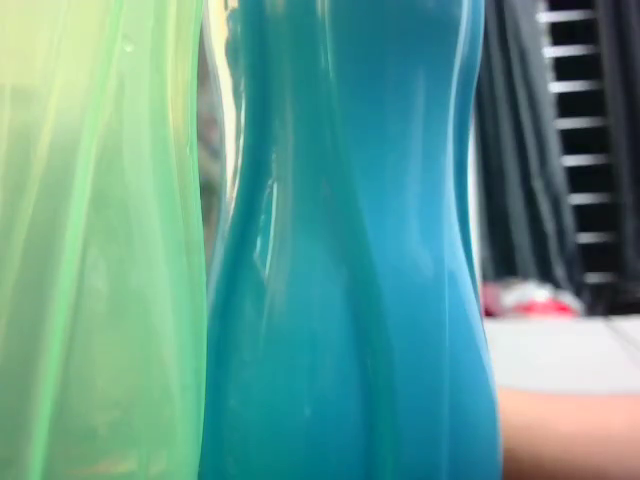
#> input picture frame 30 of videos/30-03-25 02-34-45 PM.mp4, 640 x 480 px, given in place of the camera
$ python sensor_input.py   (older library calls are emulated)
#> lines starting #> are read from the running program, lines starting #| are printed output that depends on the picture
#!/usr/bin/env python3
import cv2
import numpy as np
import pyaudio
import wave
import time
import os
import shutil
import subprocess
import queue
import json

# -----------------------------
# USER CONFIGURATIONS
# -----------------------------
OUTPUT_DIR = "/home/admin/pi/recordings"
MIN_FREE_MB = 100  # If less than this free, delete oldest files
RECORD_DURATION = 10  # seconds

# Audio settings for *detection only* (via pyaudio)
AUDIO_CHUNK = 512
AUDIO_RATE = 48000
AUDIO_CHANNELS = 1
AUDIO_THRESHOLD = 25000  # Peak amplitude threshold for "loud noise"
AUDIO_DEVICE_INDEX = None   # Use Default Audio device index (for detection)

# Motion detection
MOTION_AREA_THRESHOLD = 8000  # Contour area threshold for motion

# Video capture settings (for detection)
FRAME_WIDTH = 640
FRAME_HEIGHT = 480
FPS = 30
FRAME_BUFFER_SIZE = 100

# Which ALSA device to use for ffmpeg (replace with your device if needed)
FFMPEG_ALSA_DEVICE = "plughw:CARD=Webcam,DEV=0"
#Alerts variable
LOW_BRIGHTNESS_THRESHOLD = 50
LOW_CONTRAST_THRESHOLD = 10
HIGH_NOISE_THRESHOLD = 500
BLUR_THRESHOLD = 100

# Motion detection pause flag
motion_paused = False
#JSON
WARNING_LOG_FILE = "/home/admin/pi/log.json"
# -----------------------------
# SHARED FRAME QUEUE FOR ALERT DETECTION
# -----------------------------
frame_queue = queue.Queue(maxsize=FRAME_BUFFER_SIZE)
event_log = []

# -----------------------------
# HELPER FUNCTIONS
# -----------------------------

# [27 lines left out: functions get_free_space_mb, ensure_space, not called in this run]
        # -----------------------------
# FUNCTION: CHECK VIDEO WARNINGS
# -----------------------------
def get_video_warnings():
    cap = cv2.VideoCapture(0, cv2.CAP_V4L2)
    if not cap.isOpened():
        return ["Camera not accessible"]

    ret, frame = cap.read()
#> frame is the input picture: shape (480, 640, 3); mean B, G, R 143.5, 154.5, 95.3
    cap.release()
    if not ret:
        return ["Camera frame not available"]

    warnings = []
    gray = cv2.cvtColor(frame, cv2.COLOR_BGR2GRAY)
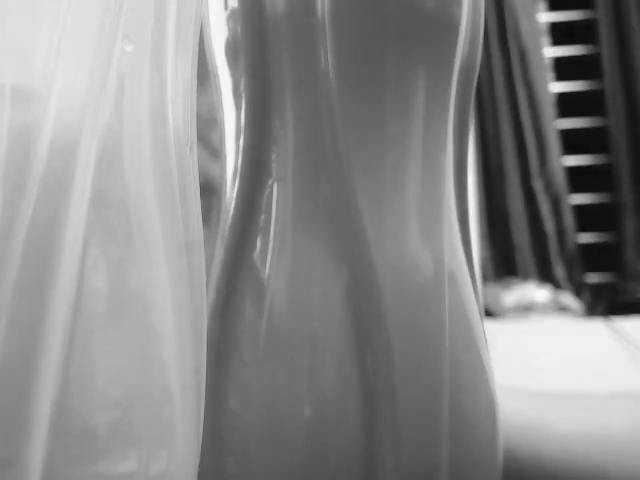
#> gray: shape (480, 640); min 8, max 249, mean 135.5

    brightness = np.mean(gray)
#> brightness = 135.5
    if brightness < LOW_BRIGHTNESS_THRESHOLD:
        warnings.append("Low brightness detected")

    contrast = gray.std()
#> contrast = 55.85
    if contrast < LOW_CONTRAST_THRESHOLD:
        warnings.append("Low contrast detected")

    noise = np.var(gray)
#> noise = 3119.7
    if noise > HIGH_NOISE_THRESHOLD:
        warnings.append("High noise detected")

    if np.all(gray < 10):
        warnings.append("Camera might be obstructed or turned off")

    blur_value = cv2.Laplacian(gray, cv2.CV_64F).var()
#> blur_value = 28.12
    if blur_value < BLUR_THRESHOLD:
        warnings.append("Blurry video detected")

    log_warnings_to_json(warnings)

    return warnings

def log_warnings_to_json(warnings):
    """Logs detected warnings into a JSON file."""
    if not warnings:
        return  # No warnings, skip logging

    data = []

    # Ensure JSON file exists
    if os.path.exists(WARNING_LOG_FILE):
        try:
            with open(WARNING_LOG_FILE, "r") as f:
                data = json.load(f)
        except json.JSONDecodeError:
            print("[Warning] Resetting corrupted JSON file.")
            data = []  # Reset corrupted file

    # Append new warnings with timestamp
    new_entry = {
        "Timestamp": time.strftime("%Y-%m-%d %H:%M:%S"),
        "Warnings": warnings
    }
    data.append(new_entry)

    # Save back to JSON
    with open(WARNING_LOG_FILE, "w") as f:
        json.dump(data, f, indent=4)

    print(f"[Log] Warnings saved: {new_entry}")

# [58 lines left out: functions detect_loud_noise, record_with_ffmpeg, not called in this run]

# -----------------------------
# MAIN LOOP
# -----------------------------
def main(on_amplitude_callback=None):
    global motion_paused

    # Ensure output directory exists
    if not os.path.exists(OUTPUT_DIR):
        os.makedirs(OUTPUT_DIR)
    #Run warnings
    warnings = get_video_warnings()
    if warnings:
        print("Video Warnings:", warnings)

    # Initialize video capture for motion detection only
    cap = cv2.VideoCapture(0)
    cap.set(cv2.CAP_PROP_FRAME_WIDTH, FRAME_WIDTH)
    cap.set(cv2.CAP_PROP_FRAME_HEIGHT, FRAME_HEIGHT)

    if not cap.isOpened():
        print("Error: Could not open video capture.")
        return

    # Read two initial frames for motion detection
    ret1, frame1 = cap.read()
    ret2, frame2 = cap.read()

    if not ret1 or not ret2:
        print("Error: Could not read initial frames from camera.")
        cap.release()
        return

    # Initialize audio stream for loud-noise detection
    p = pyaudio.PyAudio()
    audio_stream = p.open(format=pyaudio.paInt16,
                          channels=AUDIO_CHANNELS,
                          rate=AUDIO_RATE,
                          input=True,
                          input_device_index=AUDIO_DEVICE_INDEX,
                          frames_per_buffer=AUDIO_CHUNK)

    print("Starting main loop. Press 'q' in video window to quit.")

    try:
        while True:
            if motion_paused:
                # If we are paused (i.e., while recording), just wait
                print("Motion detection paused. Waiting for recording to finish...")
                time.sleep(1)
                continue

            # ---- MOTION DETECTION ----
            diff = cv2.absdiff(frame1, frame2)
            gray = cv2.cvtColor(diff, cv2.COLOR_BGR2GRAY)
            blur = cv2.GaussianBlur(gray, (5, 5), 0)
            _, thresh = cv2.threshold(blur, 20, 255, cv2.THRESH_BINARY)
            dilated = cv2.dilate(thresh, None, iterations=3)
            contours, _ = cv2.findContours(dilated, cv2.RETR_TREE, cv2.CHAIN_APPROX_SIMPLE)

            motion_detected = False
            for contour in contours:
                if cv2.contourArea(contour) < MOTION_AREA_THRESHOLD:
                    continue
                motion_detected = True
                (x, y, w, h) = cv2.boundingRect(contour)
                cv2.rectangle(frame1, (x, y), (x + w, y + h), (0, 255, 0), 2)
                cv2.putText(frame1, "Movement", (10, 20),
                            cv2.FONT_HERSHEY_SIMPLEX, 1, (0, 0, 255), 3)

            cv2.imshow("Motion Detection", frame1)

            # ---- AUDIO (LOUD NOISE) DETECTION ----
            # audio_detected = detect_loud_noise(audio_stream, AUDIO_THRESHOLD)
            audio_detected, peak_amplitude = detect_loud_noise(audio_stream, AUDIO_THRESHOLD, on_loud_detected=on_amplitude_callback)
            # print(f"Peak Amplitude: {peak_amplitude} | Threshold: {AUDIO_THRESHOLD} | Pass to module")


            # ---- TRIGGER RECORDING ----
            if motion_detected or audio_detected:
                print("Trigger! Recording for 10 seconds...")
                ensure_space()

                # 1) Close the detection audio stream so ffmpeg can use the mic
                audio_stream.stop_stream()
                audio_stream.close()
                p.terminate()

                # 2) **Release the webcam** so ffmpeg can grab /dev/video0
                cap.release()

                motion_paused = True
                record_with_ffmpeg(RECORD_DURATION)
                motion_paused = False
                print("Recording complete.")

                # 3) After ffmpeg finishes, **re-open** the webcam
                cap = cv2.VideoCapture(0)
                cap.set(cv2.CAP_PROP_FRAME_WIDTH, FRAME_WIDTH)
                cap.set(cv2.CAP_PROP_FRAME_HEIGHT, FRAME_HEIGHT)

                # Re-prime frames for motion detection
                ret1, frame1 = cap.read()
                ret2, frame2 = cap.read()

                # 4) Re-open the PyAudio stream for detection
                p = pyaudio.PyAudio()
                audio_stream = p.open(format=pyaudio.paInt16,
                                    channels=AUDIO_CHANNELS,
                                    rate=AUDIO_RATE,
                                    input=True,
                                    input_device_index=AUDIO_DEVICE_INDEX,
                                    frames_per_buffer=AUDIO_CHUNK)

                continue


            # Update frames for next iteration
            frame1 = frame2
            ret, frame2 = cap.read()
            if not ret:
                break

            # Check for user exit
            if cv2.waitKey(10) & 0xFF == ord('q'):
                print("Exiting main loop.")
                break

    except KeyboardInterrupt:
        print("Interrupted by user.")

    # Cleanup
    audio_stream.stop_stream()
    audio_stream.close()
    p.terminate()
    cap.release()
    cv2.destroyAllWindows()

if __name__ == "__main__":
    main()
#> (the call stopped at in main, `p = pyaudio.PyAudio()`: pyaudio is not available in this run)

$ run again, starting later in the video
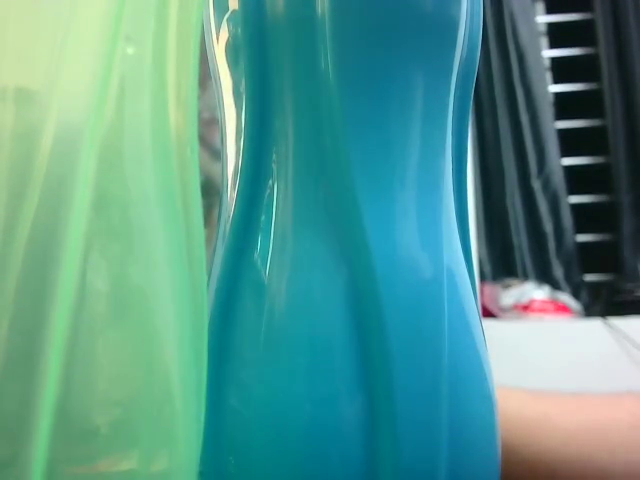
#> input picture frame 135 of videos/30-03-25 02-34-45 PM.mp4, 640 x 480 px, given in place of the camera
#> in get_video_warnings, frame is the input picture: shape (480, 640, 3); mean B, G, R 139.1, 149.3, 83.6
#> in get_video_warnings, `gray = cv2.cvtColor(frame, cv2.COLOR_BGR2GRAY)`:
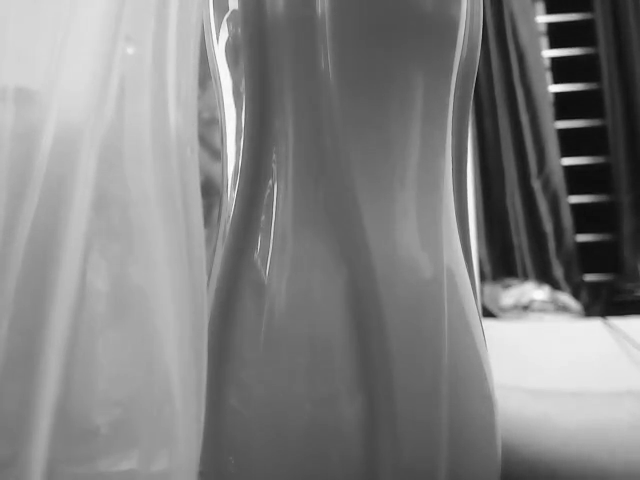
#> gray: shape (480, 640); min 9, max 254, mean 128.5
#> brightness = 128.5
#> contrast = 55.34
#> noise = 3063
#> blur_value = 89.48

$ run again, starting later in the video
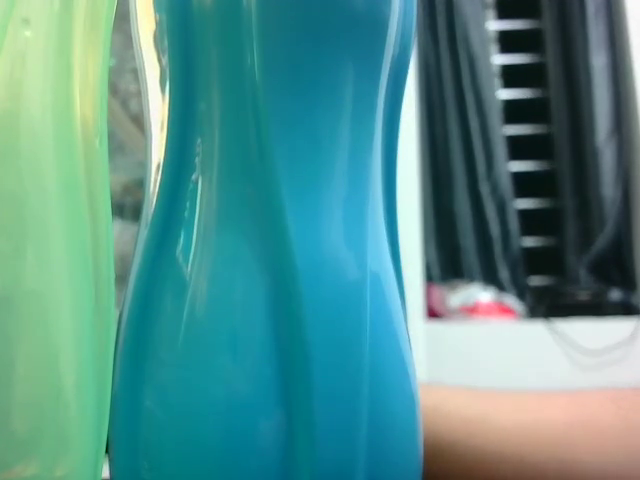
#> input picture frame 240 of videos/30-03-25 02-34-45 PM.mp4, 640 x 480 px, given in place of the camera
#> in get_video_warnings, frame is the input picture: shape (480, 640, 3); mean B, G, R 139, 142.9, 82.8
#> in get_video_warnings, `gray = cv2.cvtColor(frame, cv2.COLOR_BGR2GRAY)`:
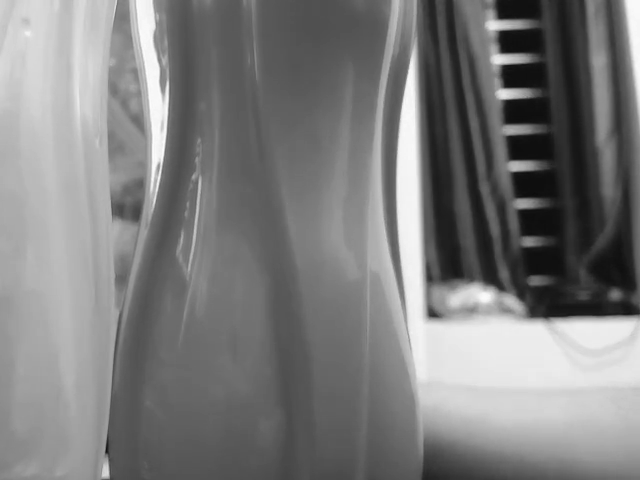
#> gray: shape (480, 640); min 11, max 253, mean 124.4
#> brightness = 124.4
#> contrast = 57.12
#> noise = 3263
#> blur_value = 34.96
